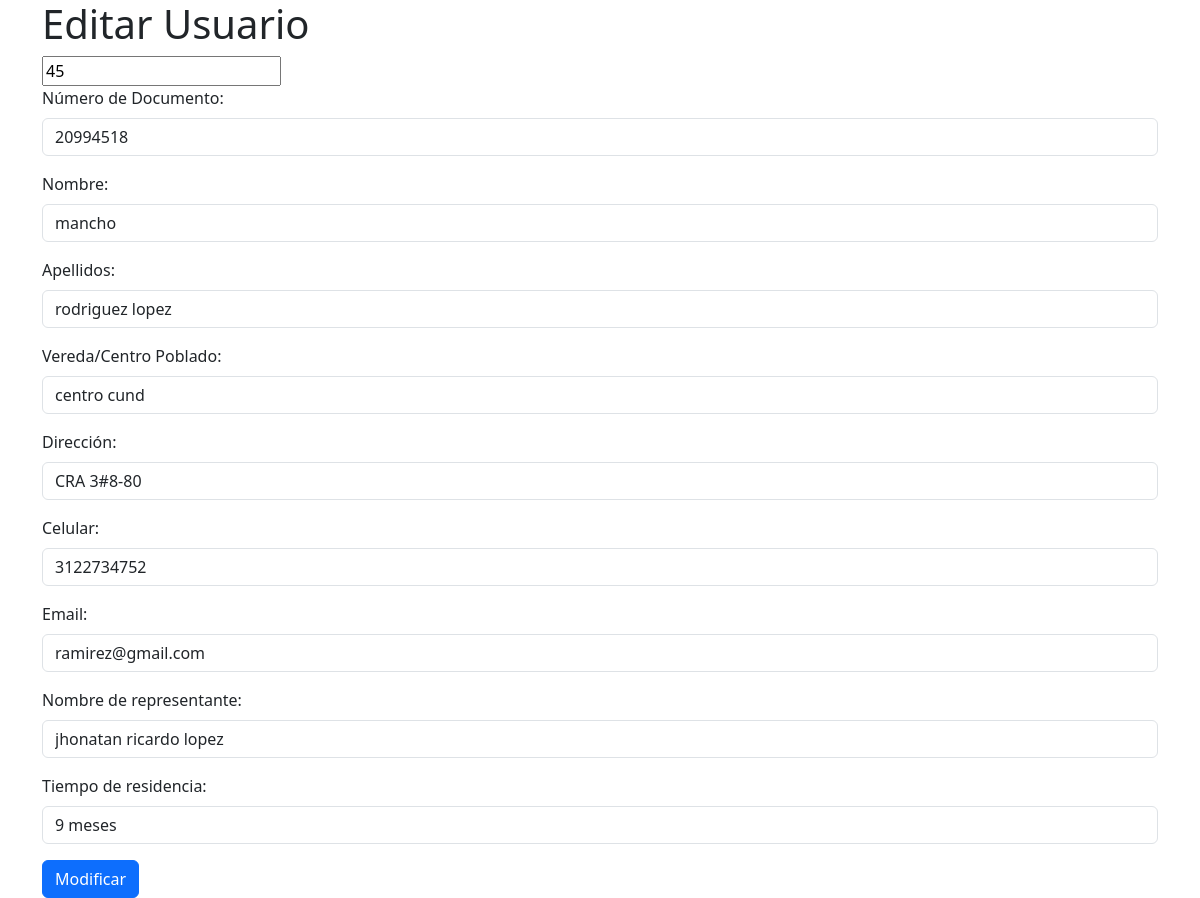
Screenshot of /personas/vistas/editar.php?id=45 (signed in) with the database file from the repository.
### tables this page shows
CREATE TABLE `personas` (
  `id_persona` int(11) NOT NULL,
  `id_tipo_persona_fk` int(11) NOT NULL,
  `id_tipo_Documento_fk` int(11) NOT NULL,
  `numero_documento` varchar(20) NOT NULL,
  `nombres` varchar(100) NOT NULL,
  `apellidos` varchar(100) NOT NULL,
  `genero_fk` int(11) DEFAULT NULL,
  `vereda_centro_poblado` varchar(255) DEFAULT NULL,
  `direccion` varchar(255) DEFAULT NULL,
  `celular` varchar(15) DEFAULT NULL,
  `correo` varchar(250) NOT NULL,
  `pass` varchar(255) NOT NULL,
  `nombre_representante` varchar(255) DEFAULT NULL COMMENT 'Nombre del representante (Aplica solo para Grupo Constituido o Persona Jurídica)',
  `anexo1_persona_natural` varchar(255) DEFAULT NULL COMMENT 'ANEXO 1: Persona natural - Formatos de autorización (PDF)',
  `estado_anexo1` varchar(50) DEFAULT NULL COMMENT 'Estado del ANEXO 1',
  `anexo2_grupos_constituidos` varchar(255) DEFAULT NULL COMMENT 'ANEXO 2: Grupos constituidos - Formatos de autorización y acta de conformación (PDF)',
  `estado_anexo2` varchar(50) DEFAULT NULL COMMENT 'Estado del ANEXO 2',
  `anexo3_persona_juridica` varchar(255) DEFAULT NULL COMMENT 'ANEXO 3: Persona jurídica - Formatos de autorización (PDF)',
  `estado_anexo3` varchar(50) DEFAULT NULL COMMENT 'Estado del ANEXO 3',
  `copia_documento_identidad` varchar(255) DEFAULT NULL COMMENT 'Copia clara y legible del documento de identidad (PDF)',
  `estado_copia_documento` varchar(50) DEFAULT NULL COMMENT 'Estado de la copia del documento de identidad',
  `certificado_residencia` varchar(300) DEFAULT NULL COMMENT 'Certificado de residencia (PDF)',
  `estado_certificado_residencia` varchar(300) DEFAULT NULL COMMENT 'Estado del certificado de residencia',
  `copia_rut` varchar(300) DEFAULT NULL COMMENT 'Copia legible del RUT (PDF)',
  `estado_copia_rut` varchar(300) DEFAULT NULL COMMENT 'Estado de la copia del RUT',
  `certificado_sicut` varchar(300) DEFAULT NULL COMMENT 'Certificado de registro en el SICUT (PDF)',
  `estado_certificado_sicut` varchar(50) DEFAULT NULL COMMENT 'Estado del certificado de registro en el SICUT',
  `id_tipo_proponente_fk` int(11) DEFAULT NULL,
  `tiempo_residencia` varchar(200) DEFAULT NULL,
  `NIT` int(11) NOT NULL,
  `documento_representante` varchar(20) DEFAULT NULL,
  `id_vereda_fk` int(11) DEFAULT NULL
);

### personas/modelo/userModel.php (called while the page is built, shortened)
<?php
class UserModel {
    public function cargarusuaro1($id_persona) {
        $rows = null;
        $modelo = new Conexion();
        $conexion = $modelo->get_conexion();
        $sql = "SELECT * FROM personas WHERE id_persona = :id_persona";
        $statement = $conexion->prepare($sql);
        $statement->bindParam(":id_persona", $id_persona);
        $statement->execute();
        while ($result = $statement->fetch()) {
            $rows[] = $result;
        }
        return $rows;
    }
}
?>

### personas/vistas/editar.php (the view, shortened to what this page needs)
<?php
require_once '../modelo/userModel.php';
function seleccionar() {
    if (isset($_GET['id'])) {
        $consultas = new UserModel();
        $id_persona = $_GET['id'];
        $filas = $consultas->cargarusuaro1($id_persona);
        if (!empty($filas)) {
            return $filas;
        } else {
            echo "No se encontró el usuario.";
            return [];
        }
    } else {
        echo "ID no proporcionado.";
        return [];
    }
}
$filas = seleccionar();
$fila = !empty($filas) ? $filas[0] : [];
?>
<!DOCTYPE html>
<html lang="en">
<head>
    <link href="https://cdn.jsdelivr.net/npm/bootstrap@5.3.0/dist/css/bootstrap.min.css" rel="stylesheet">
</head>
<body>
    <div class="container">
        <h1>Editar Usuario</h1>
        <form action="../controlador/editar.php" method="POST">
            <input type="text"  name="id_persona" value="<?php echo isset($fila['id_persona']) ? $fila['id_persona'] : ''; ?>">
            <div class="mb-3">
                <label for="numero_documento" class="form-label">Número de Documento:</label>
                <input type="text" class="form-control" id="numero_documento" name="numero_documento" value="<?php echo isset($fila['numero_documento']) ? $fila['numero_documento'] : ''; ?>" required>
            </div>
            <div class="mb-3">
                <label for="nombre" class="form-label">Nombre:</label>
                <input type="text" class="form-control" id="nombre" name="nombres" value="<?php echo isset($fila['nombres']) ? $fila['nombres'] : ''; ?>" required>
            </div>
            <div class="mb-3">
                <label for="apellidos" class="form-label">Apellidos:</label>
                <input type="text" class="form-control" id="apellidos" name="apellidos" value="<?php echo isset($fila['apellidos']) ? $fila['apellidos'] : ''; ?>" required>
            </div>
            <div class="mb-3">
                <label for="vereda_centro_poblado" class="form-label">Vereda/Centro Poblado:</label>
                <input type="text" class="form-control" id="vereda_centro_poblado" name="vereda_centro_poblado" value="<?php echo isset($fila['vereda_centro_poblado']) ? $fila['vereda_centro_poblado'] : ''; ?>" required>
            </div>
            <div class="mb-3">
                <label for="direccion" class="form-label">Dirección:</label>
                <input type="text" class="form-control" id="direccion" name="direccion" value="<?php echo isset($fila['direccion']) ? $fila['direccion'] : ''; ?>" required>
            </div>
            <div class="mb-3">
                <label for="celular" class="form-label">Celular:</label>
                <input type="text" class="form-control" id="celular" name="celular" value="<?php echo isset($fila['celular']) ? $fila['celular'] : ''; ?>" required>
            </div>
            <div class="mb-3">
                <label for="email" class="form-label">Email:</label>
                <input type="email" class="form-control" id="email" name="correo" value="<?php echo isset($fila['correo']) ? $fila['correo'] : ''; ?>" required>
            </div>
            <div class="mb-3">
                <label for="nombre_representante" class="form-label">Nombre de representante:</label>
                <input type="text" class="form-control" id="nombre_representante" name="nombre_representante" value="<?php echo isset($fila['nombre_representante']) ? $fila['nombre_representante'] : ''; ?>">
            </div>
            <div class="mb-3">
                <label for="tiempo_residencia" class="form-label">Tiempo de residencia:</label>
                <input type="text" class="form-control" id="tiempo_residencia" name="tiempo_residencia" value="<?php echo isset($fila['tiempo_residencia']) ? $fila['tiempo_residencia'] : ''; ?>">
            </div>
            <button type="submit" class="btn btn-primary">Modificar</button>
        </form>
    </div>
</body>
</html>

### rows the page displays
personas: id_persona "45", numero_documento "20994518", nombres "mancho", apellidos "rodriguez lopez", vereda_centro_poblado "centro cund", direccion "CRA 3#8-80", celular "3122734752", correo "ramirez@gmail.com", nombre_representante "jhonatan ricardo lopez", tiempo_residencia "9 meses"
